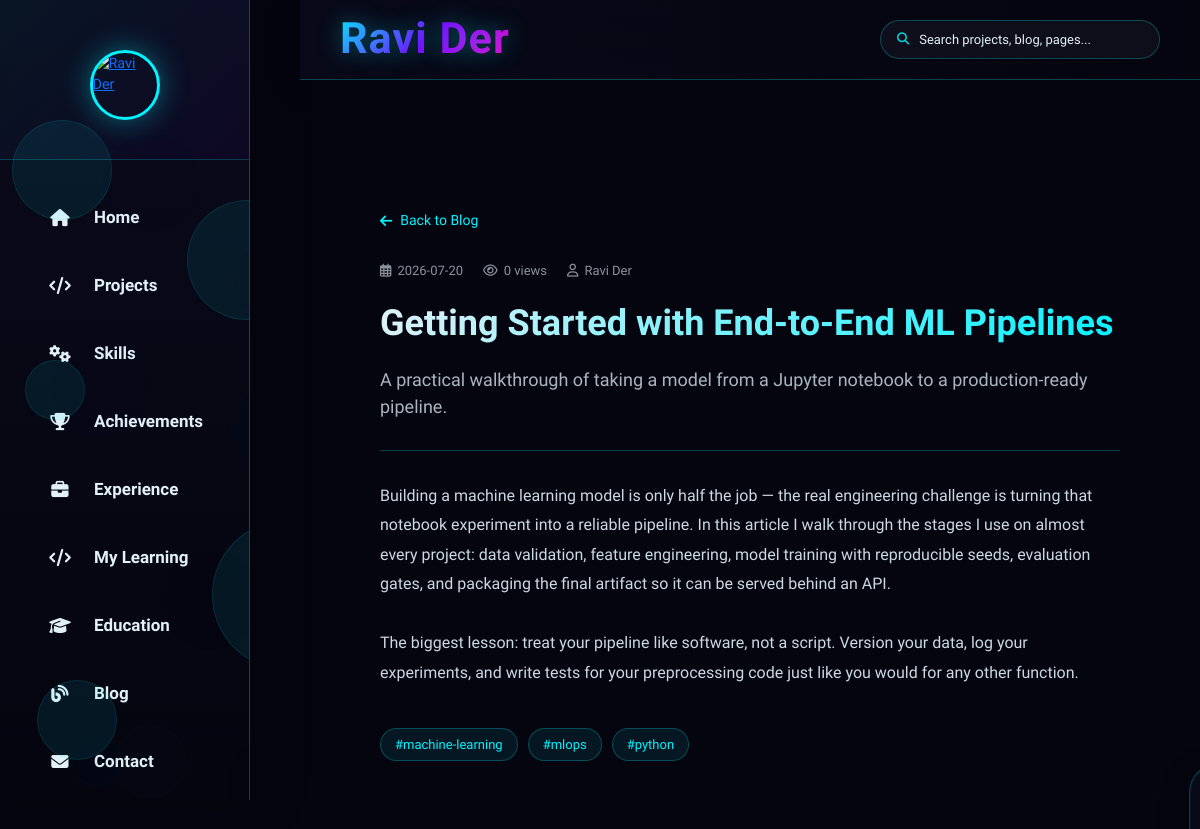
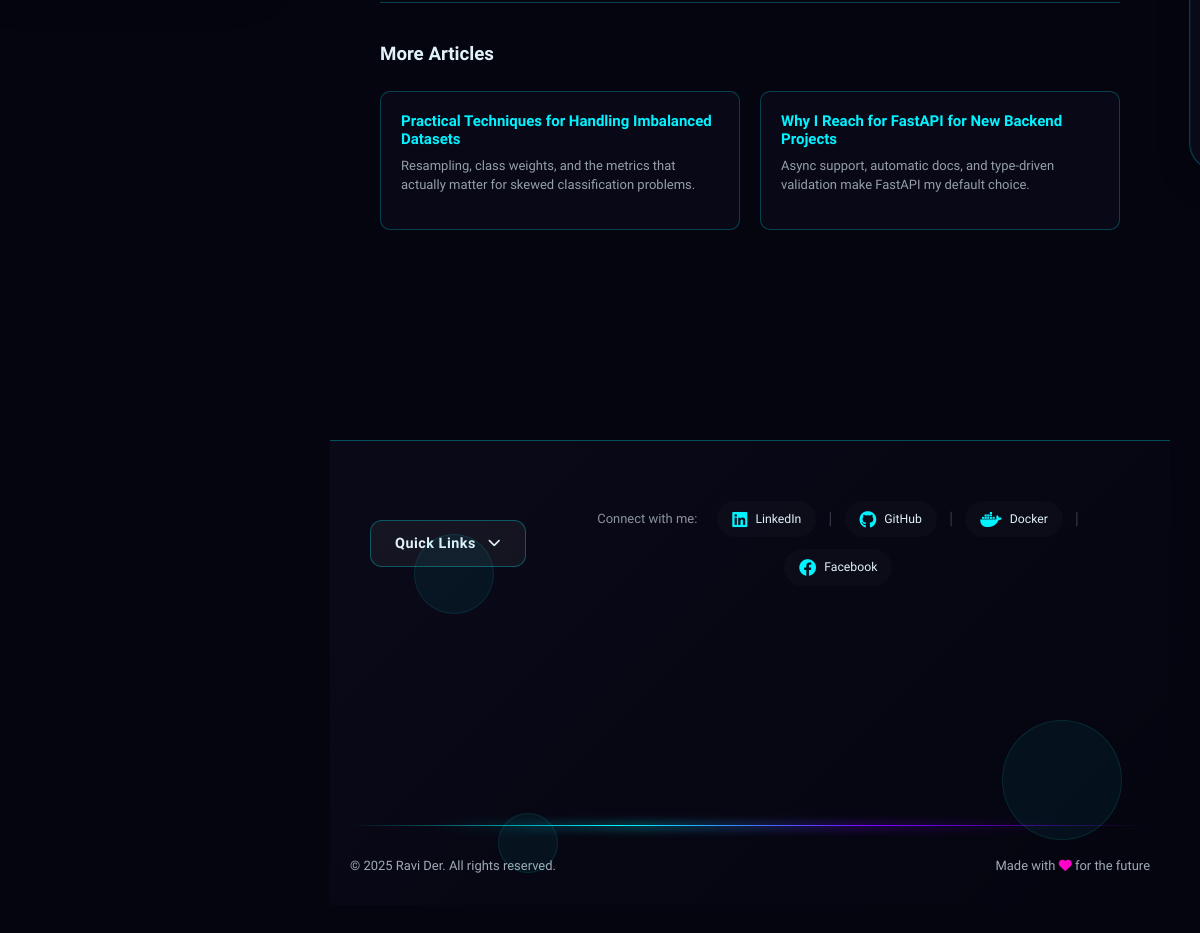
Page /blog/getting-started-with-ml-pipelines on the committed database (2 pictures, top to bottom).
### tables this page shows
CREATE TABLE blog_posts (
    id INTEGER PRIMARY KEY AUTOINCREMENT,
    slug TEXT UNIQUE NOT NULL,
    title TEXT NOT NULL,
    summary TEXT NOT NULL,
    content TEXT NOT NULL,
    cover_image TEXT,
    tags TEXT,
    author TEXT DEFAULT 'Ravi Der',
    published_at TEXT NOT NULL,
    views INTEGER DEFAULT 0
, status TEXT DEFAULT 'published', updated_at TIMESTAMP, display_order INTEGER DEFAULT 0);

### flask_app.py (the view)
    @app.route('/blog/<slug>')
    def blog_post(slug):
        conn = db.get_connection()
        with conn:
            conn.execute("UPDATE blog_posts SET views = views + 1 WHERE slug = ?", (slug,))
        post = conn.execute("SELECT * FROM blog_posts WHERE slug = ?", (slug,)).fetchone()
        related = conn.execute(
            "SELECT * FROM blog_posts WHERE slug != ? AND (status = 'published' OR status IS NULL) "
            "ORDER BY published_at DESC LIMIT 3", (slug,)
        ).fetchall()
        conn.close()
        if not post:
            abort(404)
        return render_template('blog_post.html', post=post, related=related)

### app/core/db.py (called while the page is built)
def get_connection():
    os.makedirs(DATA_DIR, exist_ok=True)
    conn = sqlite3.connect(DB_PATH)
    conn.row_factory = sqlite3.Row
    conn.execute("PRAGMA foreign_keys = ON")
    conn.execute("PRAGMA journal_mode = WAL")
    conn.execute("PRAGMA synchronous = NORMAL")
    return conn

def now_iso():
    return datetime.now(timezone.utc).isoformat()

### flask_app.py (called while the page is built)
@app.context_processor
def inject_seo_globals():
    return {
        "site_url": SITE_URL.rstrip('/'),
        "google_site_verification": GOOGLE_SITE_VERIFICATION,
    }

@app.after_request
def add_security_headers(response):
    response.headers["X-Content-Type-Options"] = "nosniff"
    response.headers["X-Frame-Options"] = "DENY"
    response.headers["X-XSS-Protection"] = "1; mode=block"
    response.headers["Referrer-Policy"] = "strict-origin-when-cross-origin"
    response.headers["Content-Security-Policy"] = (
        "default-src 'self'; "
        "img-src 'self' data: https:; "
        "style-src 'self' 'unsafe-inline' https:; "
        "script-src 'self' 'unsafe-inline' https:; "
        "connect-src 'self' https:; "
        "font-src 'self' https: data:;"
    )
    return response

@app.after_request
def set_cache_headers(response):
    if request.path.startswith('/static/'):
        response.headers['Cache-Control'] = 'public, max-age=2592000'  # 30 days for static
    else:
        response.headers['Cache-Control'] = 'public, max-age=300'  # 5 min for HTML
    return response

@app.before_request
def _start_timer():
    request._start_time = time.time()

@app.after_request
def _log_visit(response):
    try:
        duration_ms = (time.time() - getattr(request, "_start_time", time.time())) * 1000
        if not request.path.startswith("/static") and not request.path.startswith("/api/analytics"):
            try:
                _visit_queue.put_nowait({
                    "path": request.path,
                    "method": request.method,
                    "status_code": response.status_code,
                    "duration_ms": round(duration_ms, 2),
                    "user_agent": request.headers.get("User-Agent", "")[:255],
                    "visited_at": db.now_iso(),
                })
            except queue.Full:
                print("[analytics] Visit queue full, dropping event")
    except Exception as exc:
        print(f"[analytics] Failed to enqueue visit: {exc}")
    return response

### templates/blog_post.html (shortened to what this page needs)
{% extends 'base.html' %}
{% block extra_css %}
<link rel="stylesheet" href="https://cdnjs.cloudflare.com/ajax/libs/font-awesome/6.4.0/css/all.min.css">
{% endblock %}
{% block content %}
<section class="post-section">
    <div class="post-container">
        <a href="{{ url_for('blog') }}" class="back-to-blog">
            <i class="fas fa-arrow-left"></i> Back to Blog
        </a>
        <div class="post-meta">
            <span><i class="far fa-calendar-alt"></i> {{ post.published_at[:10] if post.published_at else '' }}</span>
            <span><i class="far fa-eye"></i> {{ post.views }} views</span>
            {% if post.author %}<span><i class="far fa-user"></i> {{ post.author }}</span>{% endif %}
        </div>
        <h1 class="post-title">{{ post.title }}</h1>
        <p class="post-summary">{{ post.summary }}</p>
        <div class="post-body">{{ post.content }}</div>
        {% if post.tags %}
        <div class="post-tags">
            {% for tag in post.tags.split(',') %}
                {% if tag.strip() %}<span class="post-tag">#{{ tag.strip() }}</span>{% endif %}
            {% endfor %}
        </div>
        {% endif %}
        {% if related %}
        <div class="related-section">
            <h3 class="related-title">More Articles</h3>
            <div class="related-grid">
                {% for r in related %}
                <a href="{{ url_for('blog_post', slug=r.slug) }}" class="related-card">
                    <h4>{{ r.title }}</h4>
                    <p>{{ r.summary }}</p>
                </a>
                {% endfor %}
            </div>
        </div>
        {% endif %}
    </div>
</section>
{% endblock %}

### static/css/enhancements.css (style rules this page uses)
html { scroll-behavior: smooth; }
html { font-size: 90%; }

### static/css/mobile-responsive.css (style rules this page uses)
:root { --primary: #00f3ff; --secondary: #7b00ff; --dark: #0a0a1a; --darker: #050510; --light: #e2f1f8; --accent: #ff00c8; --sidebar-width-mobile: 230px; --sidebar-width-tablet: 300px; --sidebar-width-desktop: 300px; }
@media (min-width: 1025px) { :root { --sidebar-width: var(--sidebar-width-desktop); } }
@media (min-width: 1025px) { h1 { font-size: 2.5rem !important; } }
@media (min-width: 1025px) { h3 { font-size: 1.3rem !important; } }
@media (prefers-color-scheme: light) { body { background-color: #f5f7fa; color: #333; } }

### templates/blog_post.html (style rules this page uses)
:root { --primary: #00f3ff; --primary-glow: rgba(0, 243, 255, 0.4); --secondary: #7b00ff; --dark: #0a0a1a; --darker: #050510; --light: #e2f1f8; --accent: #ff00c8; --card-bg: rgba(10, 10, 26, 0.75); --border-glow: rgba(0, 243, 255, 0.25); }
* { margin: 0; padding: 0; box-sizing: border-box; }
body { font-family: 'Exo 2', sans-serif; background-color: var(--darker); color: var(--light); }
h1, h2, h3, h4 { font-family: 'Orbitron', sans-serif; font-weight: 700; }
.post-section { min-height: 100vh; padding: 60px 0 100px; }
.post-container { max-width: 860px; margin: 0 auto; padding: 0 20px; }
.back-to-blog { display: inline-flex; align-items: center; gap: 8px; color: var(--primary); text-decoration: none; font-size: 14px; margin-bottom: 30px; transition: all 0.3s; }
.post-meta { display: flex; gap: 20px; flex-wrap: wrap; font-size: 13px; color: rgba(226, 241, 248, 0.6); margin-bottom: 20px; }
.post-meta span { display: inline-flex; align-items: center; gap: 6px; }
.post-title { font-size: clamp(28px, 4vw, 42px); line-height: 1.25; margin-bottom: 20px; background: linear-gradient(135deg, var(--light), var(--primary)); -webkit-background-clip: text; background-clip: text; -webkit-text-fill-color: transparent; }
.post-summary { font-size: 18px; color: rgba(226, 241, 248, 0.75); margin-bottom: 30px; padding-bottom: 30px; border-bottom: 1px solid var(--border-glow); }
.post-body { font-size: 16px; line-height: 1.85; color: rgba(226, 241, 248, 0.9); white-space: pre-line; }
.post-tags { display: flex; gap: 10px; flex-wrap: wrap; margin-top: 40px; }
.post-tag { background: rgba(0, 243, 255, 0.08); border: 1px solid var(--border-glow); color: var(--primary); padding: 6px 14px; border-radius: 20px; font-size: 13px; }
.related-section { margin-top: 70px; padding-top: 40px; border-top: 1px solid var(--border-glow); }
.related-title { font-size: 22px; margin-bottom: 25px; }
.related-grid { display: grid; grid-template-columns: repeat(auto-fit, minmax(220px, 1fr)); gap: 20px; }
.related-card { background: var(--card-bg); border: 1px solid var(--border-glow); border-radius: 10px; padding: 20px; text-decoration: none; color: var(--light); transition: all 0.3s; display: block; }
.related-card h4 { font-size: 15px; margin-bottom: 8px; color: var(--primary); }
.related-card p { font-size: 13px; color: rgba(226, 241, 248, 0.65); }

### templates/base.html (style rules this page uses)
:root { --primary: #00f3ff; --secondary: #7b00ff; --dark: #0a0a1a; --darker: #050510; --light: #e2f1f8; --accent: #ff00c8; --sidebar-width: 300px; --sidebar-collapsed: 80px; }
* { -ms-overflow-style: none; scrollbar-width: none; }
html, body { margin: 0; padding: 0; overflow-x: hidden; font-family: 'Exo 2', sans-serif; background-color: var(--darker); color: var(--light); height: 100%; }
body::before { content: ''; position: fixed; top: 0; left: 0; width: 100%; height: 100%; background: radial-gradient(circle at 20% 50%, rgba(123, 0, 255, 0.15) 0%, transparent 25%), radial-gradient(circle at 80% 20%, rgba(0, 243, 255, 0.1) 0%, transparent 25%), radial-gradient(circle at 40% 80%, rgba(255, 0, 200, 0.08) 0%, transparent 25%); z-index: -1; pointer-events: none; }
html, body { width: 100%; position: relative; }
* { transition: color 0.3s ease, background-color 0.3s ease, border-color 0.3s ease; }

### templates/footer.html (style rules this page uses)
:root { --primary: #00f3ff; --secondary: #7b00ff; --dark: #0a0a1a; --darker: #050510; --light: #e2f1f8; --accent: #ff00c8; }

### rows in the picture
blog_posts: published_at "2026-07-20", views "0", author "Ravi Der", title "Getting Started with End-to-End ML Pipelines", summary "A practical walkthrough of taking a model from a Jupyter notebook to a production-ready pipeline.", content "Building a machine learning model is only half the job — the real engineering challenge is turning that notebook experiment into a reliable pipeline. In this article I walk through the stages I use on almost every project: data validation, feature engineering, model training with reproducible seeds, evaluation gates, and packaging the final artifact so it can be served behind an API. The biggest lesson: treat your pipeline like software, not a script. Version your data, log your experiments, and write tests for your preprocessing code just like you would for any other function."
blog_posts: title "Practical Techniques for Handling Imbalanced Datasets", summary "Resampling, class weights, and the metrics that actually matter for skewed classification problems."
blog_posts: title "Why I Reach for FastAPI for New Backend Projects", summary "Async support, automatic docs, and type-driven validation make FastAPI my default choice."

### other values in the picture
{{ tag.strip() }} "machine-learning" "mlops" "python"
